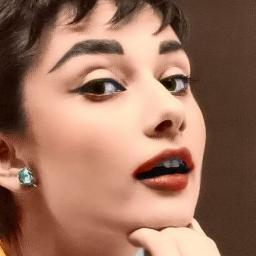
//> input picture audrey.jpg, 256 x 256 px
$ ./main   (built with g++ and OpenCV 4)
//> lines starting //> are read from the running program, lines starting //| are printed output that depends on the picture; after the words box and inside, x2 and y2 are one past the last pixel; in counts of white or black regions, pixels touching at a corner belong together
#include "cv.h"
#include "highgui.h"

using namespace std;
using namespace cv;

int main(int argc, char ** argv)
{
    Mat Mag;
    Mat Phase;

    Mat bild=imread("/home/baiysh/ClionProjects/Furie/audrey.jpg",0);
//> bild: 256 rows x 256 cols, CV_8UC1; min 0, max 254, mean 123.5
    imshow("Original",bild);
    Mat ebenen[2];

    int M = getOptimalDFTSize( bild.rows );
//> M = 256
    int N = getOptimalDFTSize( bild.cols );
//> N = 256

    Mat gepolstert;
    copyMakeBorder(bild, gepolstert, 0, M - bild.rows, 0, N - bild.cols, BORDER_CONSTANT, Scalar::all(0));
    Mat neuEbenen[] = {Mat_<float>(gepolstert), Mat::zeros(gepolstert.size(), CV_32F)};
//> neuEbenen[1]: 256 rows x 256 cols, CV_32FC1; every value is 0
    Mat komplexBild;
    merge(neuEbenen, 2, komplexBild);
    dft(komplexBild, komplexBild);
    split(komplexBild, neuEbenen);
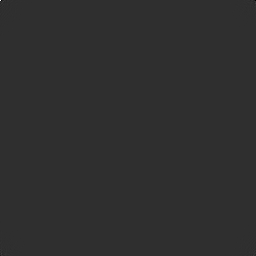
//> neuEbenen[0]: 256 rows x 256 cols, CV_32FC1; min -1849096.5, max 8094777, mean 76; drawn with min black and max white
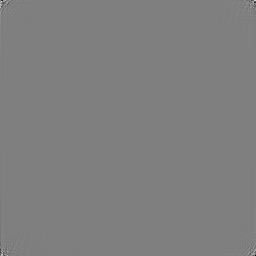
//> neuEbenen[1]: 256 rows x 256 cols, CV_32FC1; min -537437.4, max 537437.4, mean 0; drawn with min black and max white
    neuEbenen[0] = neuEbenen[0](Rect(0, 0, neuEbenen[0].cols & -2, neuEbenen[0].rows & -2));
    neuEbenen[1] = neuEbenen[1](Rect(0, 0, neuEbenen[1].cols & -2, neuEbenen[1].rows & -2));

    int cx1 = neuEbenen[0].cols>>1;
//> cx1 = 128
    int cy1 = neuEbenen[0].rows>>1;
//> cy1 = 128
    Mat tmp1;

    tmp1.create(neuEbenen[0].size(),neuEbenen[0].type());
    neuEbenen[0](Rect(0, 0, cx1, cy1)).copyTo(tmp1(Rect(cx1, cy1, cx1, cy1)));
    neuEbenen[0](Rect(cx1, cy1, cx1, cy1)).copyTo(tmp1(Rect(0, 0, cx1, cy1)));
    neuEbenen[0](Rect(cx1, 0, cx1, cy1)).copyTo(tmp1(Rect(0, cy1, cx1, cy1)));
    neuEbenen[0](Rect(0, cy1, cx1, cy1)).copyTo(tmp1(Rect(cx1, 0, cx1, cy1)));
    neuEbenen[0]=tmp1;

    int cx2 = neuEbenen[1].cols>>1;
//> cx2 = 128
    int cy2 = neuEbenen[1].rows>>1;
//> cy2 = 128
    Mat tmp2;

    tmp2.create(neuEbenen[1].size(),neuEbenen[1].type());
    neuEbenen[1](Rect(0, 0, cx2, cy2)).copyTo(tmp2(Rect(cx2, cy2, cx2, cy2)));
    neuEbenen[1](Rect(cx2, cy2, cx2, cy2)).copyTo(tmp2(Rect(0, 0, cx2, cy2)));
    neuEbenen[1](Rect(cx2, 0, cx2, cy2)).copyTo(tmp2(Rect(0, cy2, cx2, cy2)));
    neuEbenen[1](Rect(0, cy2, cx2, cy2)).copyTo(tmp2(Rect(cx2, 0, cx2, cy2)));
    neuEbenen[1]=tmp2;
    neuEbenen[0]/=float(M*N);
    neuEbenen[1]/=float(M*N);
    ebenen[0]=neuEbenen[0].clone();
    ebenen[1]=neuEbenen[1].clone();
    Mag.zeros(ebenen[0].rows,ebenen[0].cols,CV_32F);
    Phase.zeros(ebenen[0].rows,ebenen[0].cols,CV_32F);
    cv::cartToPolar(ebenen[0],ebenen[1],Mag,Phase);
    Mat maske(Mag.cols, Mag.rows, CV_32F, Scalar(0));

    int cx = Mag.cols>>1;
//> cx = 128
    int cy = Mag.rows>>1;
//> cy = 128

    maske=1;
    cv::circle(maske,cv::Point(cx,cy),40,CV_RGB(0,0,0),-1);
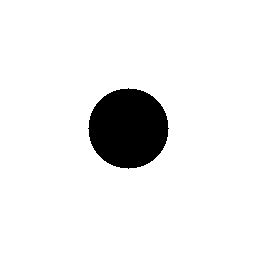
//> maske: 256 rows x 256 cols, CV_32FC1; values 0 (black) and 1 (white), 92.3% white; 1 black region, box (x1, y1, x2, y2) and area: (88, 88, 169, 169) 5025
    maske=1-maske;
    cv::multiply(Mag,maske,Mag);
    cv::multiply(Phase,maske,Phase);
    ebenen[0].create(Mag.rows,Mag.cols,CV_32F);
    ebenen[1].create(Mag.rows,Mag.cols,CV_32F);
    cv::polarToCart(Mag,Phase,ebenen[0],ebenen[1]);

    int cx3 = ebenen[0].cols>>1;
//> cx3 = 128
    int cy3 = ebenen[0].rows>>1;
//> cy3 = 128
    Mat tmp3;

    tmp3.create(ebenen[0].size(),ebenen[0].type());
    ebenen[0](Rect(0, 0, cx3, cy3)).copyTo(tmp3(Rect(cx3, cy3, cx3, cy3)));
    ebenen[0](Rect(cx3, cy3, cx3, cy3)).copyTo(tmp3(Rect(0, 0, cx3, cy3)));
//> tmp3: 256 rows x 256 cols, CV_32FC1; min -28.21, max 123.5, mean 0
    ebenen[0](Rect(cx3, 0, cx3, cy3)).copyTo(tmp3(Rect(0, cy3, cx3, cy3)));
//> tmp3: 256 rows x 256 cols, CV_32FC1; min -28.21, max 123.5, mean 0
    ebenen[0](Rect(0, cy3, cx3, cy3)).copyTo(tmp3(Rect(cx3, 0, cx3, cy3)));
//> tmp3: 256 rows x 256 cols, CV_32FC1; min -28.21, max 123.5, mean 0
    ebenen[0]=tmp3;

    int cx4 = ebenen[1].cols>>1;
//> cx4 = 128
    int cy4 = ebenen[1].rows>>1;
//> cy4 = 128
    Mat tmp4;

    tmp4.create(ebenen[1].size(),ebenen[1].type());
    ebenen[1](Rect(0, 0, cx4, cy4)).copyTo(tmp4(Rect(cx4, cy4, cx4, cy4)));
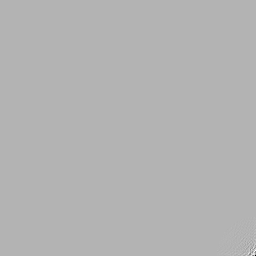
//> tmp4: 256 rows x 256 cols, CV_32FC1; min -8.2, max 3.43, mean 8.54e-05; drawn with min black and max white
    ebenen[1](Rect(cx4, cy4, cx4, cy4)).copyTo(tmp4(Rect(0, 0, cx4, cy4)));
//> tmp4: 256 rows x 256 cols, CV_32FC1; 1.98% of pixels changed, all inside (x1, y1, x2, y2) = (0, 0, 41, 41)
    ebenen[1](Rect(cx4, 0, cx4, cy4)).copyTo(tmp4(Rect(0, cy4, cx4, cy4)));
//> tmp4: 256 rows x 256 cols, CV_32FC1; min -8.2, max 8.2, mean -0.000155
    ebenen[1](Rect(0, cy4, cx4, cy4)).copyTo(tmp4(Rect(cx4, 0, cx4, cy4)));
//> tmp4: 256 rows x 256 cols, CV_32FC1; min -8.2, max 8.2, mean 1.16e-10
    ebenen[1]=tmp4;

    Mat neuKomplexBild;

    merge(ebenen, 2, neuKomplexBild);

    idft(neuKomplexBild, neuKomplexBild);
    split(neuKomplexBild, ebenen);
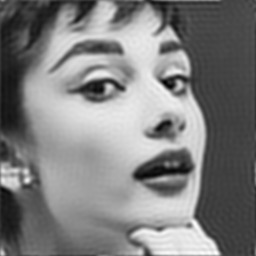
//> ebenen[0]: 256 rows x 256 cols, CV_32FC1; min -10.05, max 258.6, mean 123.5; drawn with min black and max white
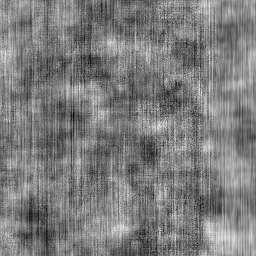
//> ebenen[1]: 256 rows x 256 cols, CV_32FC1; min -2.74e-05, max 2.86e-05, mean -1.42e-14; drawn with min black and max white
    normalize(ebenen[0], bild, 0, 1, CV_MINMAX);
//> bild: 256 rows x 256 cols, CV_32FC1

    Mat LogMag;

    LogMag.zeros(Mag.rows,Mag.cols,CV_32F);
    LogMag=(Mag+1);
    cv::log(LogMag,LogMag);

    imshow("Logarithmus der Amplitude", LogMag);
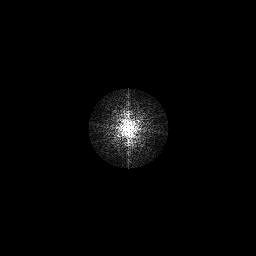
//> window 'Logarithmus der Amplitude': 256 rows x 256 cols, CV_8UC1; min 0, max 255, mean 4.3
    imshow("Filterergebniss", bild);
    cvWaitKey(0);
    return 0;
}
